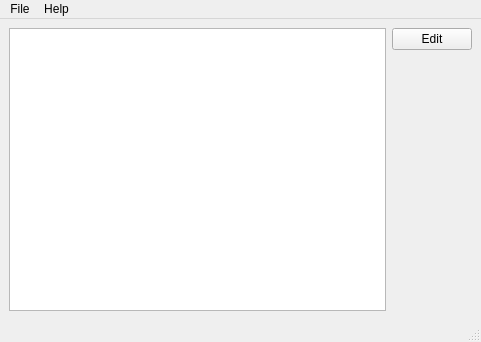
<?xml version="1.0" encoding="UTF-8"?>
<ui version="4.0">
 <class>MainWindow</class>
 <widget class="QMainWindow" name="MainWindow">
  <property name="geometry">
   <rect>
    <x>0</x>
    <y>0</y>
    <width>481</width>
    <height>342</height>
   </rect>
  </property>
  <property name="windowTitle">
   <string>MainWindow</string>
  </property>
  <widget class="QWidget" name="centralwidget">
   <layout class="QGridLayout" name="gridLayout">
    <item row="0" column="1">
     <widget class="QPushButton" name="pushButton">
      <property name="text">
       <string>Edit</string>
      </property>
     </widget>
    </item>
    <item row="1" column="1">
     <spacer name="verticalSpacer">
      <property name="orientation">
       <enum>Qt::Vertical</enum>
      </property>
      <property name="sizeHint" stdset="0">
       <size>
        <width>20</width>
        <height>40</height>
       </size>
      </property>
     </spacer>
    </item>
    <item row="0" column="0" rowspan="2">
     <widget class="QListWidget" name="listWidget"/>
    </item>
   </layout>
  </widget>
  <widget class="QStatusBar" name="statusbar"/>
  <widget class="QMenuBar" name="menubar">
   <property name="geometry">
    <rect>
     <x>0</x>
     <y>0</y>
     <width>481</width>
     <height>22</height>
    </rect>
   </property>
   <widget class="QMenu" name="menuFile">
    <property name="title">
     <string>File</string>
    </property>
    <addaction name="actionOpen"/>
    <addaction name="actionSave"/>
   </widget>
   <widget class="QMenu" name="menuHelp">
    <property name="title">
     <string>Help</string>
    </property>
    <addaction name="actionAbout"/>
   </widget>
   <addaction name="menuFile"/>
   <addaction name="menuHelp"/>
  </widget>
  <action name="actionOpen">
   <property name="text">
    <string>Open</string>
   </property>
   <property name="shortcut">
    <string>Ctrl+O</string>
   </property>
  </action>
  <action name="actionSave">
   <property name="text">
    <string>Save</string>
   </property>
   <property name="shortcut">
    <string>Ctrl+S</string>
   </property>
  </action>
  <action name="actionAbout">
   <property name="text">
    <string>About</string>
   </property>
  </action>
 </widget>
 <resources/>
 <connections/>
</ui>
